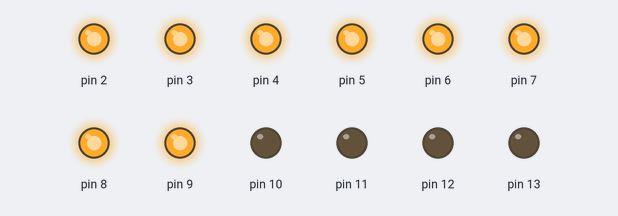
Bench run of a sketch on a simulated Arduino Uno, built with avr-gcc and run on an emulated ATmega328P. Shown: output pins drawn as LEDs (lit = HIGH). What the sketch prints to the serial monitor is not drawn.

Above: at 0.2 s.
At 1.2 s:
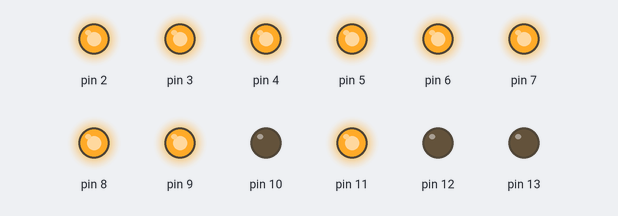
At 1.7 s:
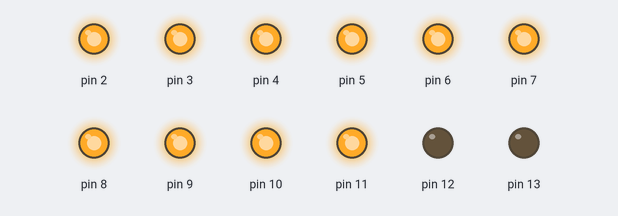
At 2.2 s:
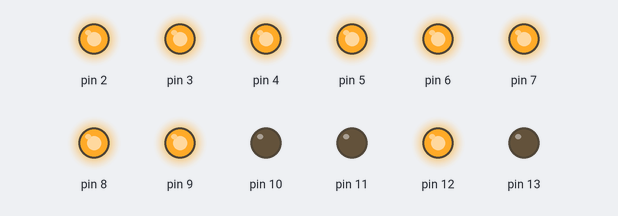
At 3.2 s:
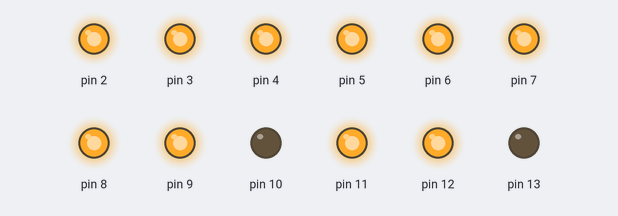
At 4.7 s:
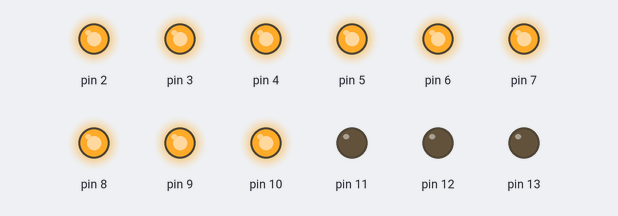
Timing chart, 0 to 5.2 s (numbered marks = the images above):
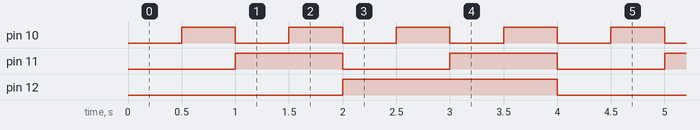

The sketch:

0398-LED-Test-74HC154.ino
```cpp
/***************************************
 * 0300-LED-Direct-Cntr
 * --------------------
 *
 * Test program to drive an LED display directly connected to the Arduino's digital I/O's
 * A strobing mechanism is used to drive the display which is assumed to be a 4 digit,
 * 7 segment, common cathode display.
 *
 * It is designed to work on an Arduino Uno only as the program uses I/O ports. The configuration
 * of I/O ports to pins seems to vary from one Arduino to another.
 *
 * The display is connected as follows:
 *
 * Pin 13    PortB.5        Digit 4 (Left most / thousands) cathode
 * Pin 12    PortB.4        Digit 3 (hundreds) cathode
 * Pin 11    PortB.3        Digit 2 (tens) cathode
 * Pin 10    PortB.2        Digit 1 (Right most / Units) cathode.
 *
 * Pin 8     PortB.0        G segment
 * Pin 7     PortD.7        F segment
 * Pin 6     PortD.6        E segment
 * Pin 5     PortD.5        D segment
 * Pin 4     PortD.4        C segment
 * Pin 3     PortD.3        B segment
 * Pin 2     PortD.2        A segment
 *
 * Optionally, you can connect this also
 * Pin 9     PortB.1        DP segment
 * However, it has not been tested.
 *
 *
 * This program works by setting the data to be displayed in a buffer.
 * A strobeLED routine is called as part of the main look to update the display.
 */


void setup() {
  Serial.begin(9600);
#ifdef ARDUINO_AVR_LEONARDO
  int tOut = 200;    // Wait up to 2000 ms (2 seconds) for the Serial port to initialise
  while (tOut && !Serial) {
    tOut--;
    delay(10);
  }
  Serial.println("Leonardo Serial initialisation complete.");
#else
  Serial.println("Not Leonardo");
#endif

  for (int i = 0; i < 8; i++) {       // Initialise the 7 segments + 1 Decimal point...
    pinMode(2 + i, OUTPUT);           // ...  for output.
    digitalWrite(2 + i, HIGH);        // turn them off.
  }

  for (int i = 0; i < 4; i++) {
    pinMode(10 + i, OUTPUT);
    digitalWrite(10 + i, LOW);
  }

}

void output (int c, int b, int a) {
  digitalWrite(10, a);
  digitalWrite(11, b);
  digitalWrite(12, c);
  delay(500);
}

void loop() {
  // put your main code here, to run repeatedly:

  output(0,0,0);
  output(0,0,1);
  output(0,1,0);
  output(0,1,1);
  output(1,0,0);
  output(1,0,1);
  output(1,1,0);
  output(1,1,1);

}
```

Measured:
- by itself, pin 10: alternates HIGH for 0.50 s and LOW for 0.50 s
- by itself, pin 11: alternates HIGH for 1.0 s and LOW for 1.0 s
- by itself, pin 12: alternates HIGH for 2.0 s and LOW for 2.0 s
